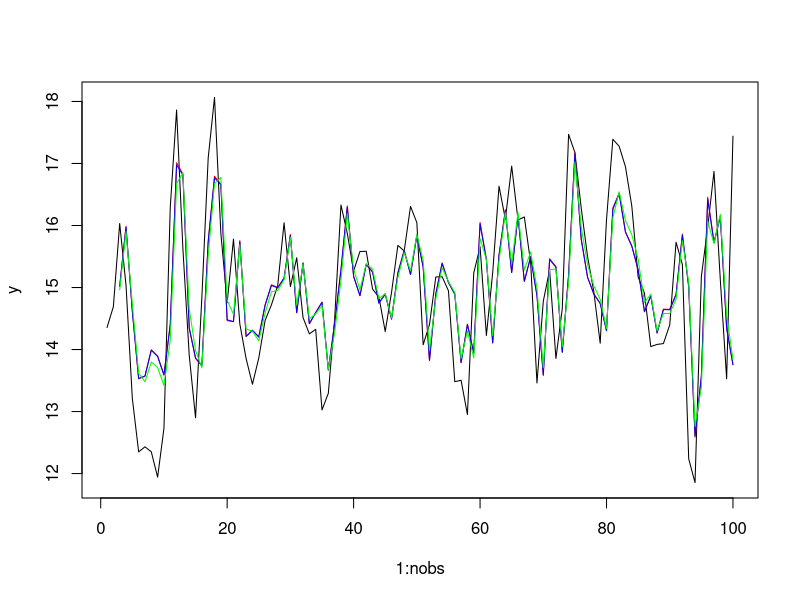

This chart was generated by the following R code:
# AR2 estimators - why and how they differ
# Written by Jorge Paredes on Nov 2026. 

# [0] Preamble ----
library(dplyr); set.seed(1907)
nobs = 100 ; burn_in = 200

# [1] Data ----

## So an AR(2) has the form: y_t = b_0 + b_1 y_{t-1} + b_2 y_{t-2} + e_t, e_t ~ N(0, sigma^2)

## So we need that y_t follows a stationary process (so roots of the characteristic polinomial are out of unitary circle)
## The characteristic polinomial for this process is: 1 - b_1 z -b_2 z^2. Make it equal to zero to find the roots. 

## Let
b = matrix(c(
    9, # b_0
    0.9, #b_1 
    -0.5 #b_2
    ), ncol = 1)

sig2 = 1.2

## Stationarity Check [All have to be True]
b[2] + b[3] < 1; b[3] - b[2] < 1; abs(b[3]) <1

## Complex roots check
b[2]^2 + 4*b[3] < 0

## Generate the errors and the time series
e = matrix(rnorm(nobs+burn_in, 0, sqrt(sig2)), ncol = 1)

y = NULL; y[1] = b[1];  y[2] = b[1]
for(t in 3:(nobs+burn_in)){
    y[t] = b[1] + b[2] *y[t-1] + b[3]*y[t-2] + e[t]
}
y <- matrix(tail(y, nobs), ncol = 1)
e <- matrix(tail(e, nobs), ncol = 1)

coefs <- c("b_0" = b[1], "b_1" = b[2], "b_2" = b[3], "sigma^2" = sig2)

rm(burn_in, b, sig2, e, t)

# [2] OLS ----
Y = tail(y, -2)
x = matrix(c(rep(1, nobs), c(NA, y[-nobs]), c(NA, NA, y[1:(nobs-2)])),ncol = 3); X = tail(x,-2)

b_ols = solve(t(X) %*% X) %*% t(X) %*% Y

e_ols = Y - X %*% b_ols
sig2_ols = as.numeric((t(e_ols) %*% e_ols)/(nrow(X)-ncol(X)))
var_covar = sig2_ols * solve(t(X) %*% X)
se_ols = sqrt(diag(var_covar))
gamma_0_ols <- ((1-b_ols[3])*sig2_ols)/((1+b_ols[3])*( (1-b_ols[3])^2 -b_ols[2]^2))
R2_ols <- 1- sig2_ols/gamma_0_ols

coefs_ols <- c("b_0" = b_ols[1], "b_1" = b_ols[2], "b_2" = b_ols[3], "sigma^2" = sig2_ols)

rm(x, e_ols, var_covar, gamma_0_ols)

# [3] Maximum Likelihood ----
## This is the exact maximum likelihood

negll <- function(theta, .Y, .X){
    # Unpack the components of the vector
    b <- theta[1:3]; sig2 <- theta[4]
    # Get the total number of periods (T)
    T <- length(.Y)
    # Make sure is a stationary process and has positive variance
    if(b[2] + b[3] >= 1| b[3] - b[2] >= 1| abs(b[3]) >= 1| sig2 <= 0) return(1e10)
    # compute the residuals from linear regression
    e = .Y[3:T] - .X %*% b
    # Compute mean, variance and autocovariance
    mu <- b[1]/(1-b[2]-b[3])
    gamma_0 <- ((1-b[3])*sig2)/((1+b[3])*( (1-b[3])^2 -b[2]^2))
    gamma_1 <- (b[2]*sig2)/((1+b[3])*( (1-b[3])^2 -b[2]^2))
    # Starting values of joint density
    Y_0 = .Y[1:2]; Sigma_0 = matrix(c(gamma_0, gamma_1, gamma_1, gamma_0), 2)
    mu_0 = matrix(c(mu, mu),ncol=1)
    # log-likelihood
    ll = -log(2*pi) - 0.5 * log(det(Sigma_0)) - 0.5*t(Y_0 - mu_0) %*% solve(Sigma_0)%*% (Y_0 - mu_0) - (T-2)/2* log(2* pi * sig2) - (t(e)%*%e)/(2*sig2) 
    # get it back
    return(-as.numeric(ll))
}
opt = optim(c(b_ols, sig2_ols), negll, .Y = y, .X = X, method = "BFGS", hessian = TRUE)
coefs_mle <- c("b_0" = opt$par[1], "b_1" = opt$par[2], "b_2" = opt$par[3], "sigma^2" = opt$par[4])
se_mle <- sqrt(diag(solve(opt$hessian)))
gamma_0_hat <- ((1-opt$par[3])*opt$par[4])/((1+opt$par[3])*( (1-opt$par[3])^2 -opt$par[2]^2))
R2_mle <- 1- opt$par[4]/gamma_0_hat

rm(negll, opt, gamma_0_hat)

# [4] Bayesian estimation ----

## Set up
G <- 11000; burn <- 1000
draws <- matrix(NA, G, 4, dimnames = list(NULL, c("b_0", "b_1", "b_2", "sigma^2")))

## Define the prior
lam <- 0.3
m <- c(0,1,0)
V <- diag(c(100, lam^2, (lam/2)^2))
a <- 0.01; d <- 0.01
Vi <- solve(V); XX <- t(X) %*% X; XY <- t(X) %*% Y 
sig2_g <- sig2_ols

# Gibbs loop
for (g in 1:G) {
    V1 <- solve(Vi + XX/sig2_g)                             # posterior var of b
    m1 <- V1 %*% (Vi %*% m + XY/sig2_g)                     # posterior mean of b
    repeat {                                                # redraw until stationary
        b_g <- m1 + t(chol(V1)) %*% rnorm(3)
        if (b_g[2] + b_g[3] < 1 & b_g[3] - b_g[2] < 1 & abs(b_g[3]) < 1) break
    }
    e_g <- Y - X %*% b_g                                    # residuals at b_g
    sig2_g <- 1/rgamma(1, shape = a + nrow(X)/2, rate = d + sum(e_g^2)/2)  # sig2 ~ IG
    draws[g, ] <- c(b_g, sig2_g)                            # store
}
draws <- draws[-(1:burn), ]                                 # drop burn-in

## Posterior summaries
coefs_bayes <- colMeans(draws)                              # posterior mean
se_bayes <- apply(draws, 2, sd)                             # posterior sd
gamma_0_g <- ((1-draws[,3])*draws[,4])/((1+draws[,3])*((1-draws[,3])^2 - draws[,2]^2))
R2_bayes <- mean(1 - draws[,4]/gamma_0_g)                   # implied R2, averaged over draws

rm(G, burn, draws, lam, m, V, a, d, Vi, XX, XY, g, V1, m1, b_g, e_g, sig2_g, gamma_0_g, Y, sig2_ols)

# [5] Comparison ----
plot(1:nobs, y, type = 'l', col = 'black')
lines(3:nobs, X%*%b_ols, col = 'red')
lines(3:nobs, X%*%coefs_mle[1:3], col = 'blue')
lines(3:nobs, X%*%coefs_bayes[1:3], col ='green')

fmt <- function(b, se) c(rbind(sprintf("%.3f", b), ifelse(is.na(se), "", sprintf("(%.3f)", se))))  # coef row + (se) row
tab <- cbind(Truth = fmt(coefs, NA), OLS = fmt(coefs_ols, c(se_ols, NA)), MLE = fmt(coefs_mle, se_mle), Bayes = fmt(coefs_bayes, se_bayes))
rownames(tab) <- c(rbind(names(coefs), ""))
print(tab, quote = FALSE)

# [End-of-file] ----
